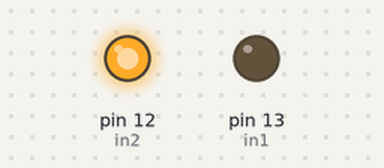
A sketch run on a simulated Arduino Uno, built with avr-gcc and run on an emulated ATmega328P. On the bench: output pins drawn as LEDs (lit = HIGH).

Above: at 0.1 s.
Timing chart, 0 to 1.6 s (numbered marks = the images above):
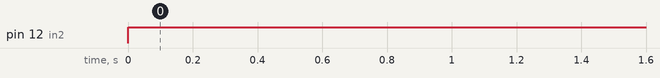

Measured:
- by itself, pin 12 (in2): LOW → HIGH at 0.00 s

The sketch:

actuatorTest.ino
```cpp
#include <Wire.h>
int in1 = 13;
int in2 = 12;

void setup() {
  // put your setup code here, to run once:
  //pinMode(actuatorPin, INPUT);
  pinMode(in1, OUTPUT);
  pinMode(in2, OUTPUT);
  // Set initial rotation direction for actuator
  digitalWrite(in1, HIGH);
  digitalWrite(in2, LOW);
}

void loop() {
  // put your main code here, to run repeatedly:
    //tServo.detach();
    digitalWrite(in1, LOW);
    digitalWrite(in2, HIGH);
//    delay(5000);
//    digitalWrite(in1, LOW);
//    digitalWrite(in2, HIGH);
//    delay(5000);
    //analogWrite(actuatorPin, 50);
}
```
